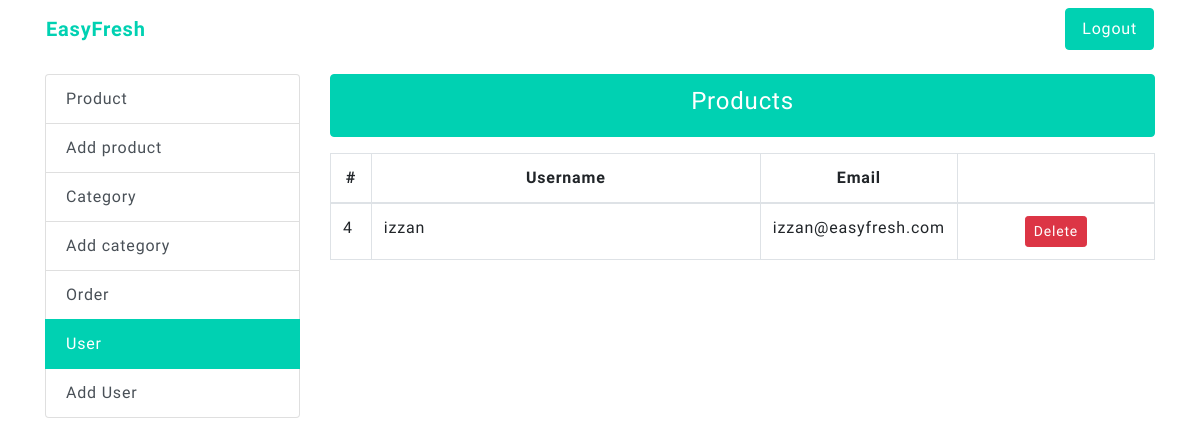
The page /admin/users.php (signed in) on the database its author committed.
### tables this page shows
CREATE TABLE `users` (
  `id` int(11) NOT NULL,
  `username` varchar(255) NOT NULL,
  `email` varchar(255) NOT NULL,
  `password` varchar(255) NOT NULL
);

### admin/functions/users.php (called while the page is built)
<?php
require_once($_SERVER['DOCUMENT_ROOT'].'/database-connection.php');
$email = $_SESSION['email'];
$sql = "SELECT * FROM users WHERE email <> '$email'";
$users = $conn->query($sql);

### admin/users.php (the view, shortened to what this page needs)
<?php
require_once($_SERVER['DOCUMENT_ROOT'].'/admin/functions/users.php');
?>
<?php require_once($_SERVER['DOCUMENT_ROOT'].'/partials/header.php') ?>
<div class="container">
	<div class="row mb-3">
		<?php require_once($abs_path.'/admin/partials/navigation.php') ?>
	</div>
	<div class="row">
		<div class="col-sm-3">
			<?php require_once($abs_path.'/admin/partials/sidebar-menu.php') ?>
		</div>
		<div class="col-sm-9">
			<ul class="list-group mb-3">
				<li class="list-group-item active text-center">
					<h4>Products</h4>
				</li>
			</ul>
			<div class="row">
				<div class="col-12">
					<table class="table table-bordered">
						<thead>
							<tr>
								<th class="text-center" width="5%">#</th>
								<th class="text-center" width="50%">Username</th>
								<th class="text-center" width="20%">Email</th>
								<th class="text-center" width="25%"></th>
							</tr>
						</thead>
						<tbody>
							<?php if ($users->num_rows > 0) : ?>
								<?php while($row = $users->fetch_assoc()) : ?>
								<tr>
									<td><?php echo $row["id"] ?></td>
									<td><?php echo $row["username"] ?></td>
									<td><?php echo $row["email"] ?></td>
									<td class="text-center">
										<a class="btn btn-danger btn-sm" href="/admin/functions/users-delete.php?id=<?php echo $row["id"] ?>">Delete</a>
									</td>
								</tr>
								<?php endwhile ?>
							<?php else : ?>
							<tr>
								<td colspan="4" class="text-center">No items found</td>
							</tr>
							<?php endif ?>
						</tbody>
					</table>
				</div>
			</div>
		</div>
	</div>
</div>
<?php require_once($abs_path.'/partials/footer.php') ?>

### css/main.css (style rules this page uses)
body { font-family: 'Muli'; letter-spacing: 0.05rem; }
.btn.btn-primary, .list-group-item.active { background: #00d1b2 !important; border-color: #00d1b2 !important; }
.no-deco, a { text-decoration: none !important; }
a { color: #00d1b2; transition-duration: 300ms; }

### rows shown on the page
users: id "4", username "izzan", email "izzan@easyfresh.com"
